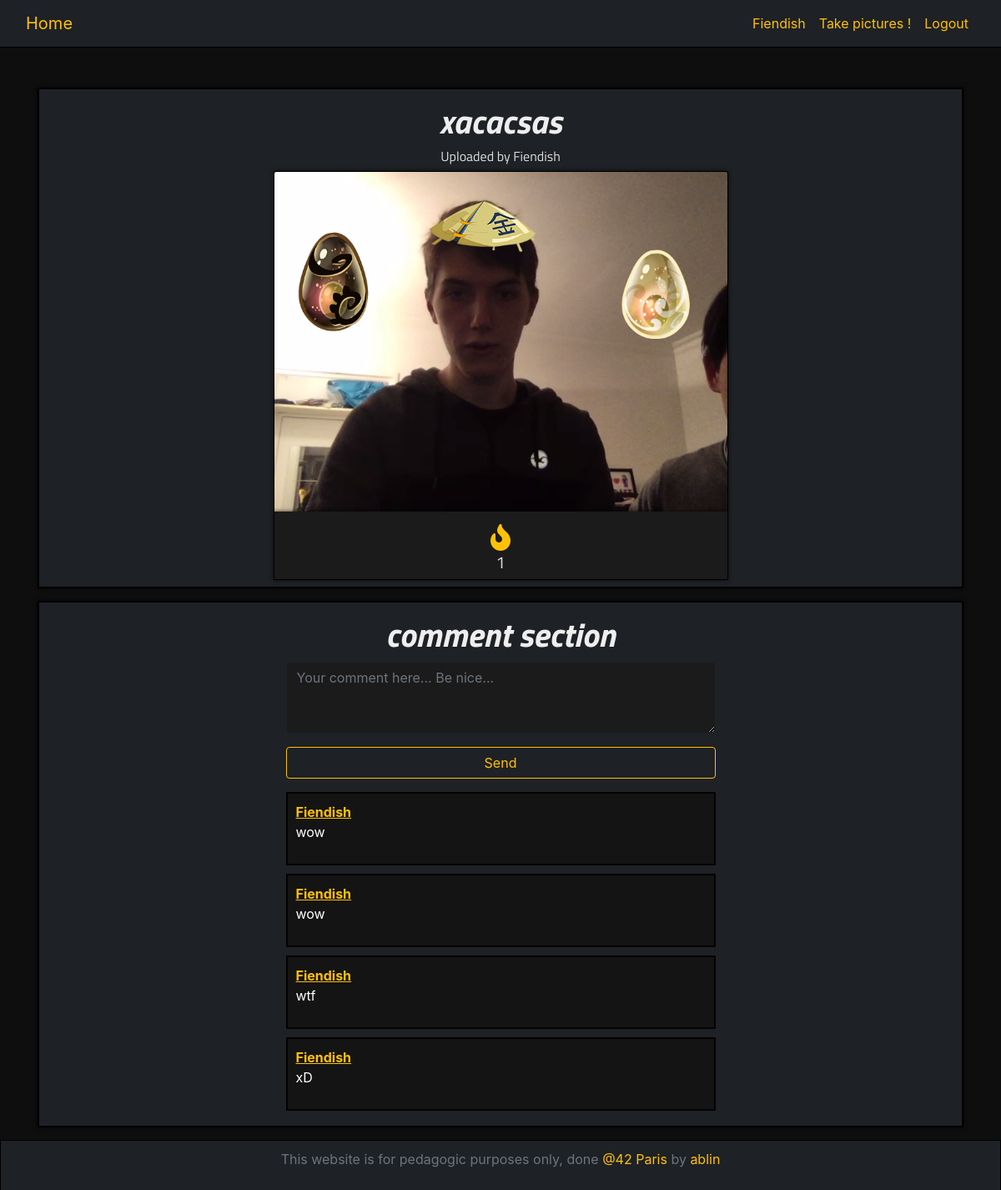
Screenshot of /image?id=122 (signed in) with the database file from the repository.
### tables this page shows
CREATE TABLE `image` (
  `id` int(11) NOT NULL,
  `id_user` int(11) NOT NULL DEFAULT '0' COMMENT 'ID de l''user qui a upload l''image',
  `path` varchar(255) NOT NULL DEFAULT '/Camagru/images/',
  `name` varchar(64) DEFAULT NULL,
  `date` datetime NOT NULL,
  `nb_like` int(11) NOT NULL DEFAULT '0'
);

CREATE TABLE `user` (
  `id` int(11) NOT NULL,
  `username` varchar(30) NOT NULL,
  `password` varchar(255) NOT NULL,
  `email` varchar(255) NOT NULL,
  `password_token` varchar(128) DEFAULT NULL,
  `mail_token` varchar(128) DEFAULT NULL,
  `confirmed_token` datetime DEFAULT NULL,
  `mail_notify` tinyint(1) NOT NULL DEFAULT '1',
  `infinite_scroll` tinyint(1) NOT NULL DEFAULT '1'
);

CREATE TABLE `comment` (
  `id` int(11) NOT NULL,
  `id_img` int(11) NOT NULL COMMENT 'id of the img being commented',
  `id_user` int(11) NOT NULL COMMENT 'id of the user commenting',
  `content` varchar(255) NOT NULL,
  `date` datetime NOT NULL
);

### class/autoloader.php (called while the page is built, shortened)
<?php
class autoloader
{
    static function autoload($class_name)
    {
        if (strpos($class_name, __NAMESPACE__ . '\\') == 0)
        {
            $class_name = str_replace(__NAMESPACE__ . '\\', '', $class_name);
        }
    }
}

### class/database.php (called while the page is built, shortened)
<?php
class database
{
    private $db_user;
    private $db_pass;
    private $dsn;
    private $pdo;
    private static $_instance;
    public function __construct($db_name, $db_host = "localhost", $db_user = "root", $db_pass = "root42")
    {
        $this->db_user = $db_user;
        $this->db_pass = $db_pass;
        $this->dsn = "mysql:dbname={$db_name};host={$db_host}";
    }
    public static function getInstance($db_name)
    {
        if (is_null(self::$_instance))
            self::$_instance = new database($db_name);
        return self::$_instance;
    }
    private function getPDO()
    {
        if ($this->pdo === null)
        {
            $pdo = new PDO($this->dsn, $this->db_user, $this->db_pass);
            $pdo->setAttribute(PDO::ATTR_ERRMODE, PDO::ERRMODE_EXCEPTION);
            $this->pdo = $pdo;
        }
        return $this->pdo;
    }
    public function prepare($statement, $attributes, $one = false, $class_name = null)
    {
        $req = $this->getPDO()->prepare($statement);
        $req->execute($attributes);
        if (strpos($statement, "SELECT") !== false)
        {
            if ($class_name === null)
                $req->setFetchMode(PDO::FETCH_OBJ);
            else
                $req->setFetchMode(PDO::FETCH_CLASS, $class_name);
            if ($one)
                $data = $req->fetch();
            else
                $data = $req->fetchAll();
            return $data;
        }
    }
}

### utils/functions.php (called while the page is built, shortened)
<?php
function has_liked($db, $id_img, $id_user)
{
    $req = $db->prepare("SELECT * FROM `vote` WHERE `id_img` = :id_img AND `id_user` = :id_user", array("id_img" => $id_img, "id_user" => $id_user));
    if ($req)
        return true;
    return false;
}

### image.php (the view, shortened to what this page needs)
<!DOCTYPE html>
<html lang="en">
<head>
    <link rel="stylesheet" href="style/bootstrap.css">
    <link rel="stylesheet" href="style/style.css">
    <link rel="stylesheet" href="https://use.fontawesome.com/releases/v5.5.0/css/all.css">
</head>
<body>
<?php
require_once("includes/header.php");
require_once("utils/functions.php");
$db = database::getInstance('camagru');
$attributes['id'] = $_GET['id'];
$req = $db->prepare("SELECT * FROM `image` LEFT JOIN `user` ON image.id_user = user.id WHERE image.id = :id", $attributes);
?>
<div class="container mt-5 small-page-wrapper">
    <div class="wrapper col-12 p-2" style="text-align: center;">
        <?php
        foreach($req as $item)
        {
            echo "<h1>$item->name</h1>";
            echo "<h6>Uploaded by $item->username</h6>";
        }?>
        <div class="img-page-wrapper col-6 offset-3">
            <?php foreach($req as $item)
            {
                echo "<img alt=\"{$item->name}\" class=\"img-page col-12\" src=\"{$item->path}\">";
                if (isset($_SESSION['id']))
                    if (has_liked($db, $_GET['id'], $_SESSION['id']))
                        echo " liked";
            }?>
        </div>
        <div class="polaroid col-6 offset-3">
            <i id="like-fire" class="fas fa-fire fa-2x like-count"></i>
            <h5 id="nb_like">
                <?php foreach($req as $item)
                    echo $item->nb_like;
                ?>
            </h5>
        </div>
    </div>
    <div class="wrapper col-12 p-2">
        <h1>comment section</h1>
        <div class="col-6 offset-3">
            <?php
                if (isset($_SESSION['logged']) && isset($_SESSION['username']))
                {
                    echo "<form onsubmit=\"return submitForm(this, 'post_comment');\" name=\"comment\" class=\"my-2 my-lg-0\" method=\"post\">";
                    echo $form->textarea('comment', 'comment', "form-control", "3", "50", "Your comment here... Be nice...", 255);
                    echo $form->submit('submit_comment', 'submit_comment', 'btn btn-outline-warning btn-sign-in', 'Send');
                    echo "</form>";
                }
                else
                    echo "<h6>You must be logged in to comment under pictures.</h6>";
            ?>
        </div>
        <div class="col-6 offset-3" id="comments">
            <?php require_once("utils/fetch_comments.php");?>
        </div>
    </div>
</div>
<?php require_once("includes/footer.php");?>
</body>
</html>

### utils/fetch_comments.php (shortened to what this page needs)
<?php
$db = database::getInstance('camagru');
$req = $db->prepare("SELECT comment.id AS id_com, content, username FROM `comment` LEFT JOIN `user` ON comment.id_user = user.id WHERE comment.id_img = :id ORDER BY `date` DESC", $attributes);
foreach($req as $item)
{
    echo "<div class=\"comment\" id=\"{$item->id_com}\">";
    echo "<b class='com-username'>{$item->username}</b>";
    echo "<p class='com-content'>{$item->content}</p>";
    echo "</div>";
}

### style/style.css (style rules this page uses)
body { background-color: #0e0e0e; }
html { min-width: 450px; min-height: 250px; }
h1, h2, h3, h4, h5, h6 { text-align: center; color: #DDDDDD !important; font-family: 'Titillium Web', sans-serif; font-weight: 500; }
h1 { color: #EEEEEE !important; font-style: italic; font-weight: bold; }
.small-page-wrapper { min-height: calc(100vh - 166px); }
p { color: #AAAAAA; }
.wrapper { border: 2px solid black; background-color: #1e2125; margin-bottom: 15px; padding-top: 15px!important; -webkit-box-shadow: 0 0 5px 0 rgba(4, 3, 0, 0.75); -moz-box-shadow: 0 0 5px 0 rgba(4, 3, 0, 0.75); box-shadow: 0 0 5px 0 rgba(4, 3, 0, 0.75); }
.btn-sign-in { width: 100%; }
.btn { min-width: 60px; }
.img-page-wrapper { padding: 0; }
.img-page { background-color: #0c0c0c; -webkit-box-shadow: 0 0 5px 0 rgba(4, 3, 0, 0.75); -moz-box-shadow: 0 0 5px 0 rgba(4, 3, 0, 0.75); box-shadow: 0 0 5px 0 rgba(4, 3, 0, 0.75); border: 1px solid black; border-bottom: 0; border-radius: 3px 3px 0 0; padding: 0; }
.comment { word-wrap: break-word; border: 2px solid #040300; padding: 10px; background-color: #141414; margin: 10px 0 10px 0; box-sizing: border-box; }
.com-username { color: #ffc107; text-decoration-line: underline; }
.com-content { color: white; }
.like-count { color: #ffc107; margin-top: 15px; }
.form-control { background-color: #1b1b1b; border: 1px solid #1e2125; color: #BBBBBB; }
.polaroid { background-color: #1b1b1b; -webkit-box-shadow: 0 0 5px 0 rgba(4, 3, 0, 0.75); -moz-box-shadow: 0 0 5px 0 rgba(4, 3, 0, 0.75); box-shadow: 0 0 5px 0 rgba(4, 3, 0, 0.75); border: 1px solid black; border-top: 0; }

### rows the page displays
image: name "xacacsas", id_user.username "Fiendish", path (picture), nb_like "1"
comment: id_user.username "Fiendish", content "wow"
comment: id_user.username "Fiendish", content "wow"
comment: id_user.username "Fiendish", content "wtf"
comment: id_user.username "Fiendish", content "xD"

### other values shown
$_SESSION['username'] "Fiendish"
